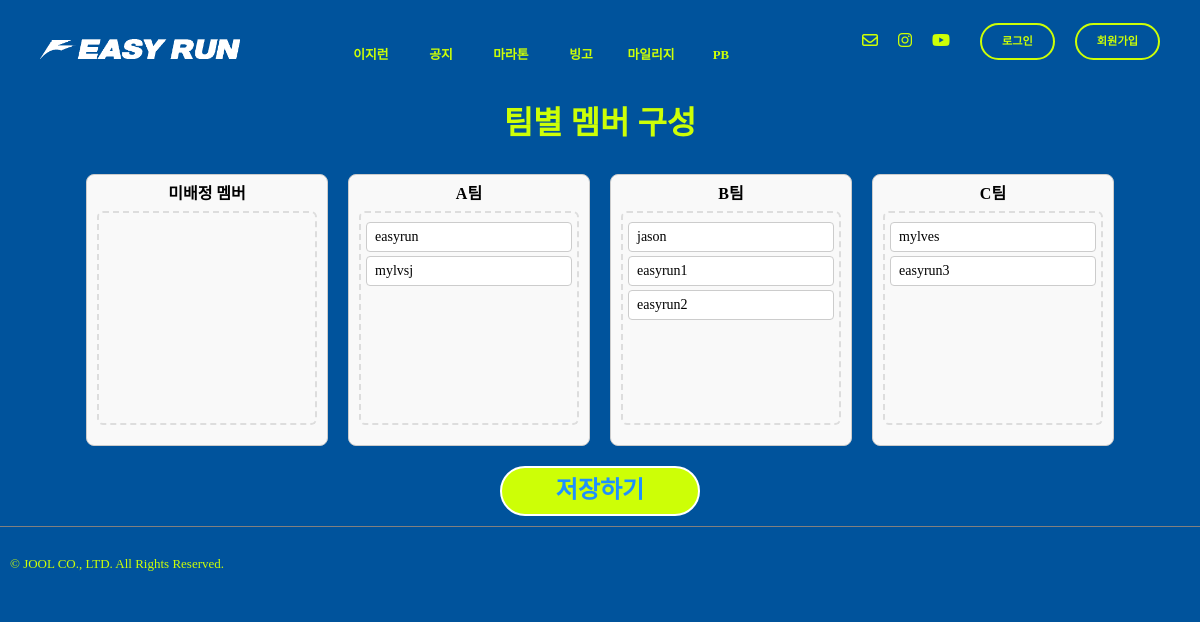
The page /runres/teamassign/ on the database as committed earlier.
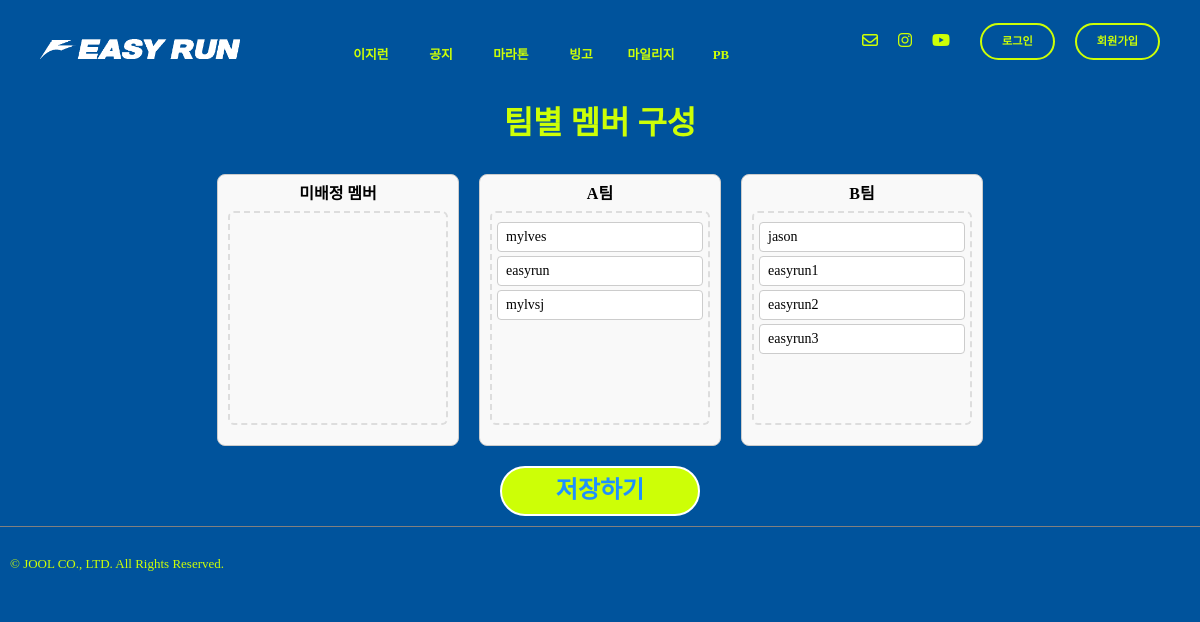
The same page on the database as committed later.
### record/models.py (models this page shows, shortened)
class Team(models.Model):
    STATUS_CHOICES = [
        ('ready', '준비중'),
        ('go', '운영중'),
        ('stop', '완료'),
    ]
    team_id = models.AutoField(primary_key=True)
    team_name = models.CharField(max_length=50, null=False, blank=False)
    status = models.CharField(max_length=50, choices=STATUS_CHOICES, default='ready')

### record/views.py (the view)
# urls.py: path('teamassign/', views.team_assign_view, name="team_assign_view"),
def team_assign_view(request):
    teams = Team.objects.all()
    users = User.objects.all()
    tm = TeamMember.objects.select_related('user', 'team')
    current_map = {t.user_id: t.team_id for t in tm}
    for u in users:
        u.current_team_id = current_map.get(u.id)
    return render(request, "team_assign.html", {
        "teams": teams,
        "members": users,  # 템플릿에서 members 로 사용
    })

### templates/team_assign.html (shortened to what this page needs)
{% extends "base.html" %}
{% load static %}
{% block content %}
  <div>
    <p class="page-title">팀별 멤버 구성</p>
  </div>
  <div class="team-setting">
    <form id="team-form" method="post" action="{% url 'runres:save_team_members' %}">
      <div class="board">
        <div class="column">
          <div class="column-header">미배정 멤버</div>
          <div class="dropzone" data-team-id="">
          </div>
        </div>
        {% for team in teams %}
          <div class="column">
            <div class="column-header">{{ team.team_name }}</div>
            <div class="dropzone" data-team-id="{{ team.team_id }}">
              {% for member in members %}
                {% if member.current_team_id == team.team_id %}
                  <div class="member-card" draggable="true" data-member-id="{{ member.id }}" id="member-{{ member.id }}">
                    {{ member.username }}
                  </div>
                {% endif %}
              {% endfor %}
            </div>
          </div>
        {% endfor %}
      </div>
      <div class="submit-area">
        <button type="submit" class="submit-btn">
          <p class="btn-text">저장하기</p>
        </button>
      </div>
    </form>
  </div>
{% endblock content %}

Rows that differ between the two databases and show on the page:
removed Team: team_name "C팀"
changed Team "A팀": gains auth_user (username "mylves")
changed Team "B팀": gains auth_user (username "easyrun3")
